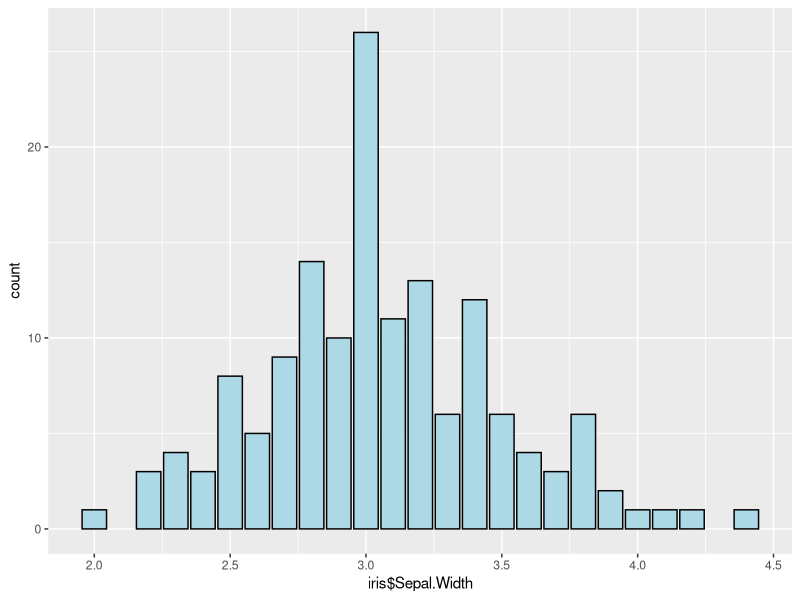
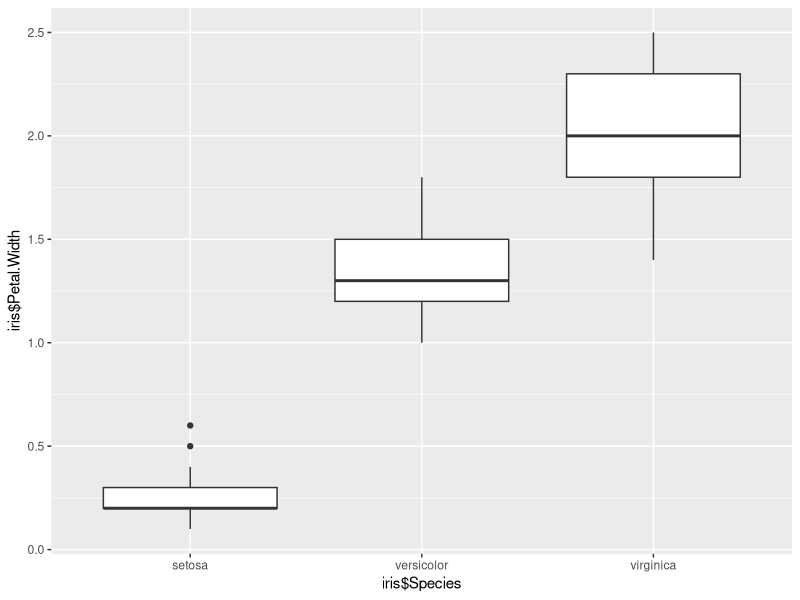
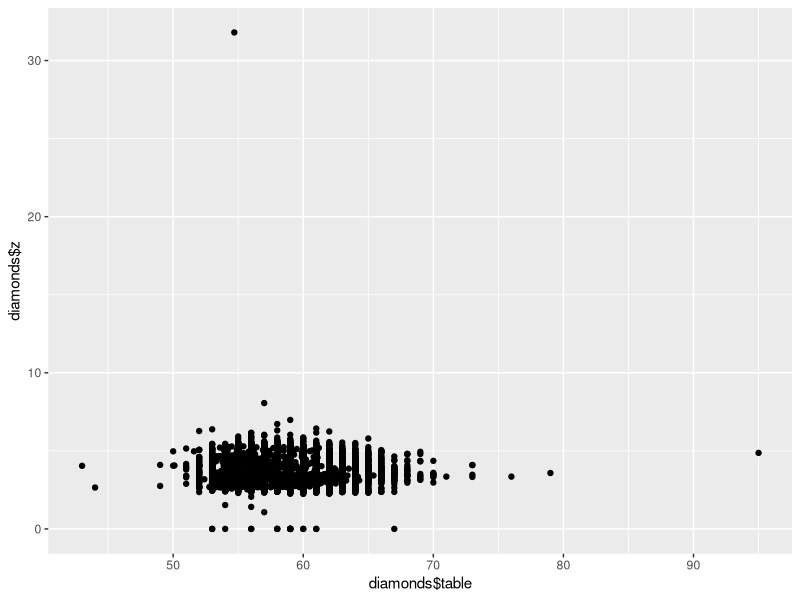
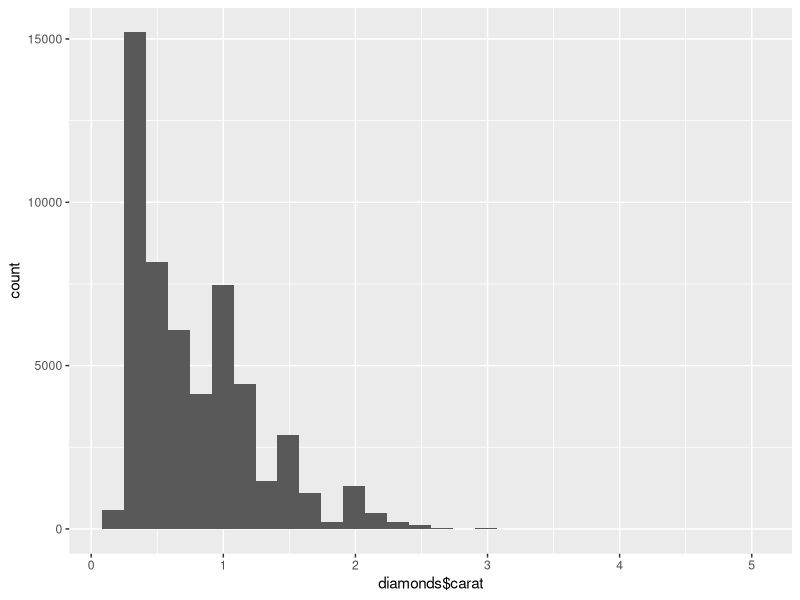

Reproduce these figures in R, in order.
## ---- chunk 1
library(ggplot2)

#iris

data()

iris

ggplot(data=iris, aes(x=iris$Sepal.Width)) + geom_bar(fill = "lightblue", colour = "black")

data()

iris

ggplot(data=iris, aes(x=iris$Species, y=iris$Petal.Width)) + geom_boxplot()


#diamonds

data()

diamonds

ggplot(data = diamonds, aes(x=diamonds$table, y=diamonds$z)) + geom_point()
      

data()

diamonds

ggplot(data = diamonds, aes(x=diamonds$carat)) + geom_histogram()


#



